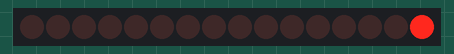
Simulated run of this sketch. Board: Arduino Uno, built with avr-gcc and run on an emulated ATmega328P. Parts: 16 shift-register outputs drawn as a row of LEDs (first output left, lit = HIGH). Wiring (inferred from the names in the program): 2 × shift register (74HC595): data pin 11; shift clock pin 12; latch pin 8. Wiring (inferred from the signals the program sends): row of LEDs: on Q0, Q1, Q2, Q3, Q4, Q5, Q6, Q7, Q8, Q9, Q10, Q11, Q12, Q13, Q14, Q15.

Above: at 0.2 s.
At 2.7 s:
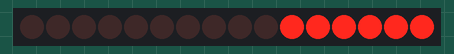
At 5.2 s:
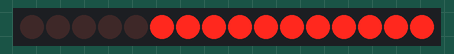
At 10.2 s:
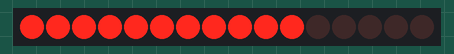
At 15.2 s:
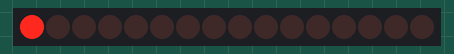
At 20.2 s:
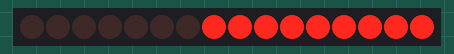
Timing chart, 0 to 20.8 s (numbered marks = the images above):
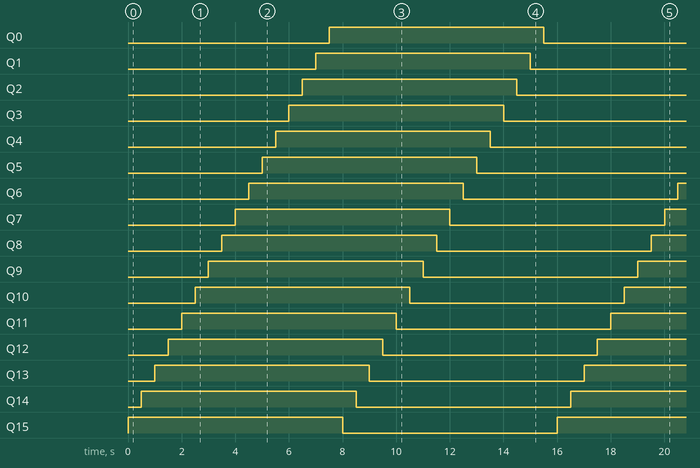

Measured:
- by itself, Q0–15: alternates HIGH for 8.0 s and LOW for 8.0 s
- by itself, everything shown: repeats every 16.0 s, in 32 steps

The sketch:

TheUnnamedCircuit.ino
```cpp
// (licence header left out)
int latchPin = 8;

int clockPin = 12;

int dataPin = 11;


const int HC595_COUNT = 2;
byte ledStatus[HC595_COUNT]= {0};
void setup() {
  pinMode(latchPin, OUTPUT);
  pinMode(clockPin, OUTPUT);
  pinMode(dataPin, OUTPUT);
}

void fillValueToArray(byte value) {
  for (int i = 0;i < HC595_COUNT; i += 1) {
    ledStatus[i] = value;
  }
}

void shiftOutHC595(int dataPin, int clockPin, byte ledStatus[]) {
  digitalWrite(latchPin, LOW);

  for (int i = 0; i < HC595_COUNT; i++) {
    shiftOut(dataPin,clockPin,LSBFIRST,ledStatus[i]);
  }

  digitalWrite(latchPin, HIGH);
}

void loop() {


   fillValueToArray(0);

  for (int i = 0; i < HC595_COUNT; i++) {
    for (byte j=0;j<8;j++) {
      ledStatus[i] = (ledStatus[i] << 1) | 1;
      shiftOutHC595(dataPin,clockPin,ledStatus);
      delay(500);
    }
  }


  for (int i = 0; i < HC595_COUNT; i++) {
    for (byte j=0;j<8;j++) {
      ledStatus[i] = (ledStatus[i] << 1);
      shiftOutHC595(dataPin,clockPin,ledStatus);
      delay(500);
    }
  }

}
```
